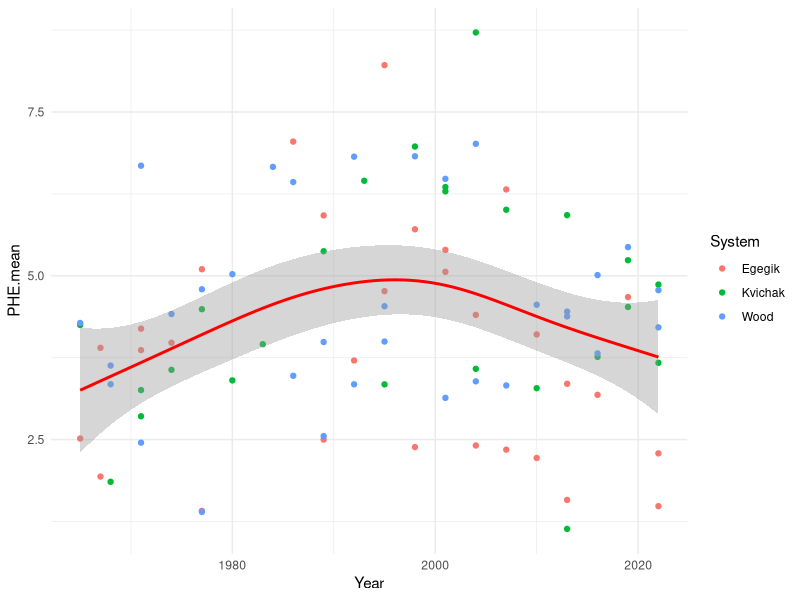
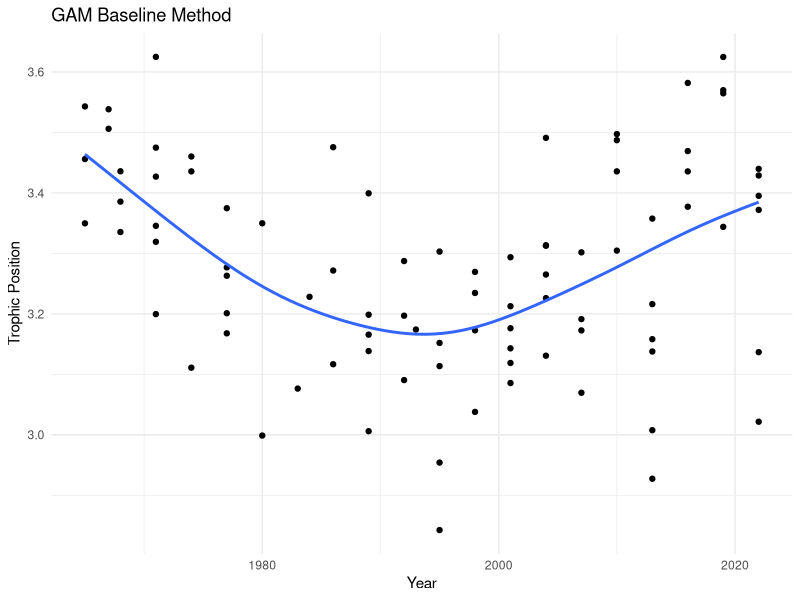
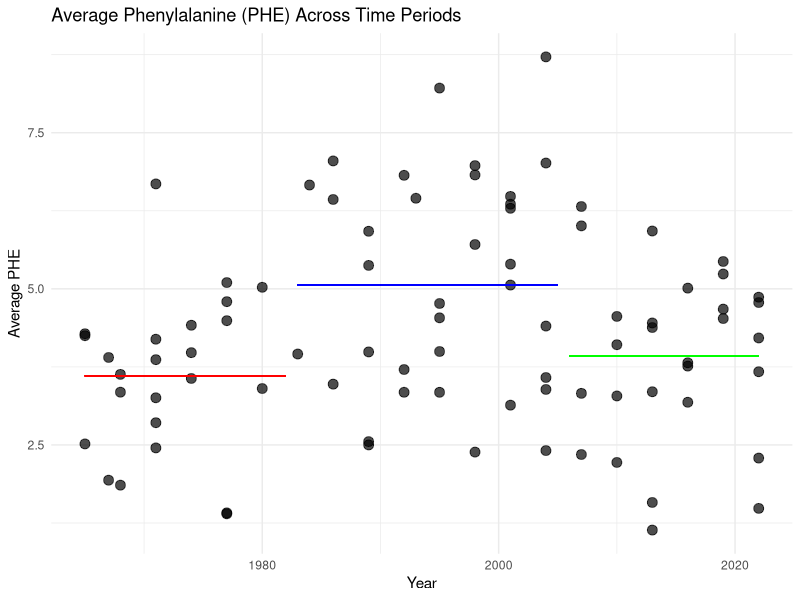
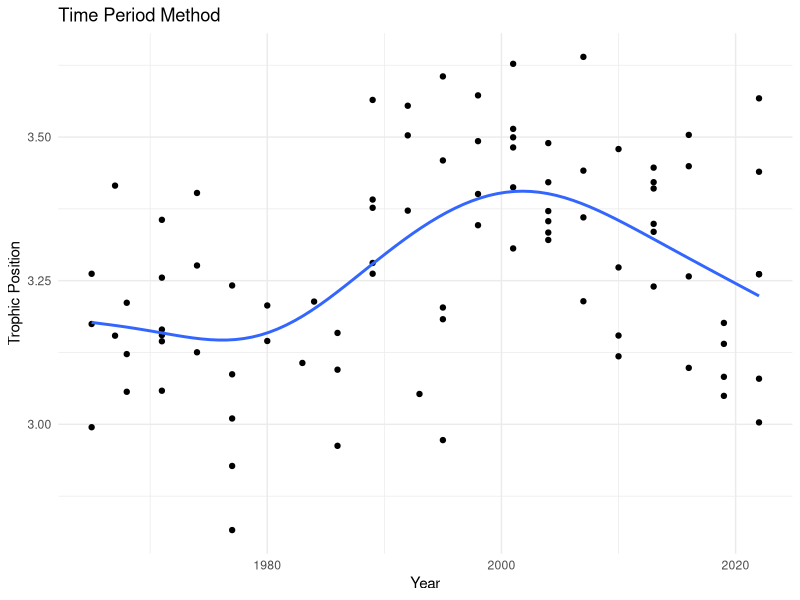
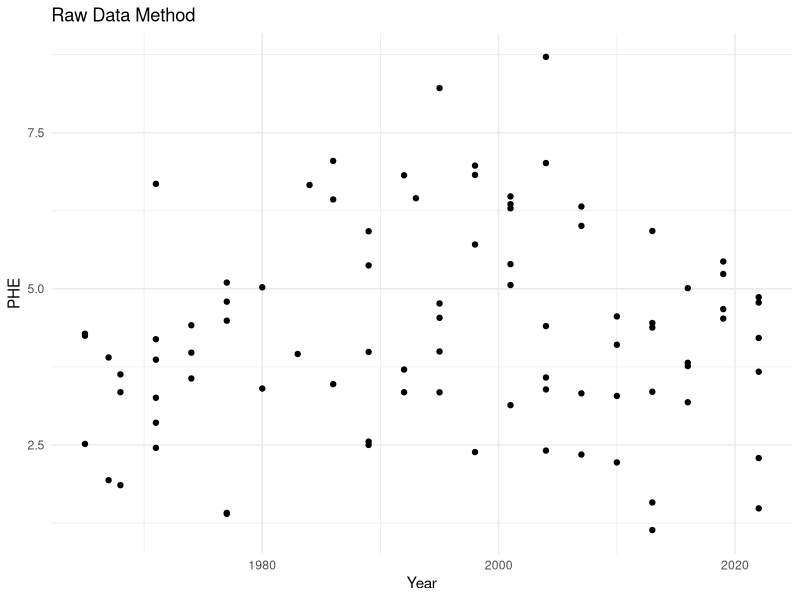
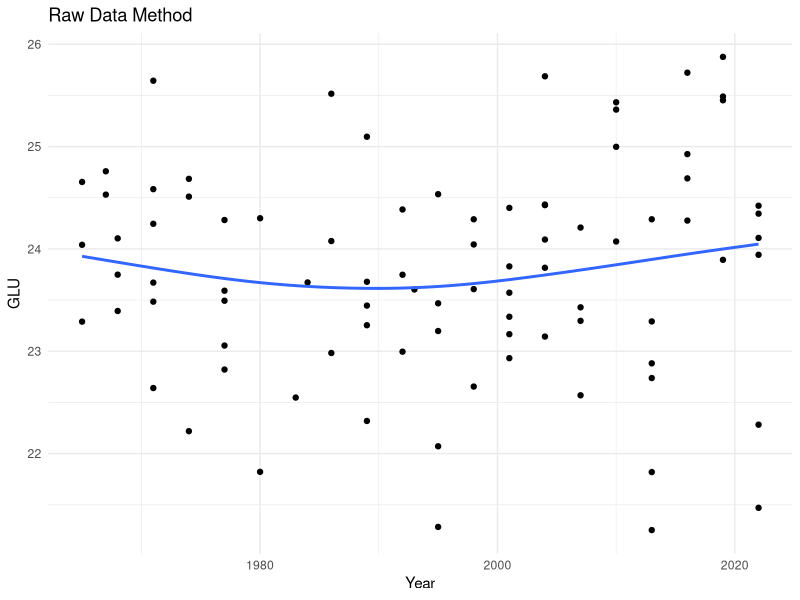
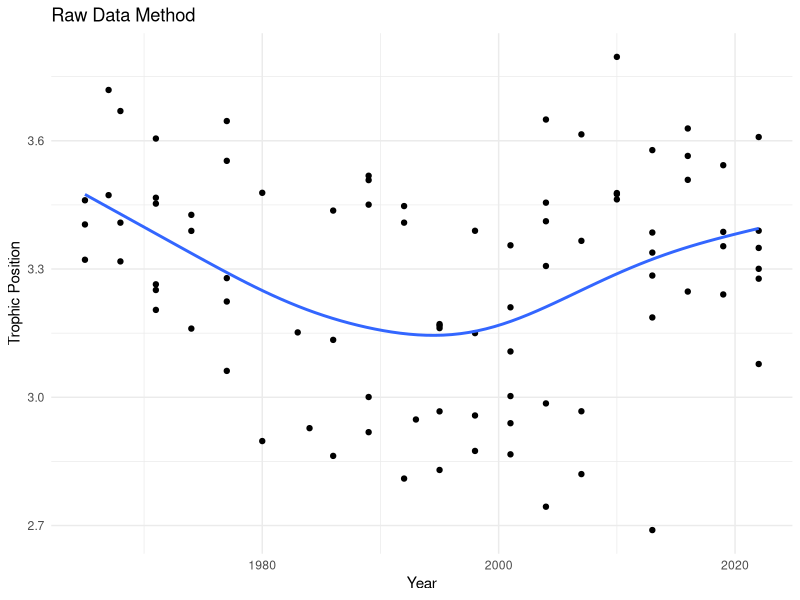
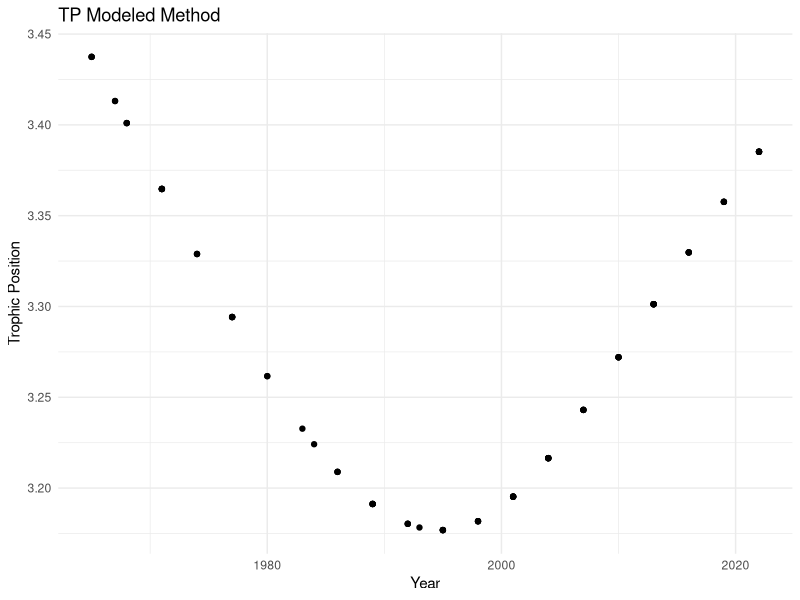

Reproduce these figures in R, in order. (Note: this script raises an error after producing the figures.)
setwd("~/Documents/GitHub/CSIA_lab_work/data/final")

# Load packages
library(tidyverse)
library(mgcv)

# Load data
data <- read.csv(file = "trophic_position.csv")

#define beta and TDF values
beta <- 3.4 #commonly used constant
TDF <- 7.06 #from Lerner et al 2020

#### GAM Method ####
# Plot of PHE with smooth GAM 
ggplot(data, aes(x = Year, y = PHE.mean, col = System)) +
  geom_point() +
  geom_smooth(method = "gam", formula = y ~ s(x), col = "red") +
  theme_minimal()

# Run GAM on PHE through time 
gam_model_phe <- gam(PHE.mean ~ s(Year), data = data) 
summary(gam_model_phe)
# Plot of TP with smooth GAM as PHE baseline
ggplot(data, aes(x = Year, y = TP.GAM.Method)) + 
  geom_point() +
  geom_smooth(method = "gam", formula = y ~ s(x), se = FALSE) +
  theme_minimal() + 
  labs(title = "GAM Baseline Method", x = "Year", y = "Trophic Position")


#### Time Period Method ####
# Average PHE for three time periods (periods based on plot)
period1 <- data[data$Year >= 1965 & data$Year <= 1982,]
period2 <- data[data$Year >= 1983 & data$Year <= 2005,]
period3 <- data[data$Year >= 2006 & data$Year <= 2022,]

# average PHE for each period
avg_phe1 <- period1$PHE.mean %>% mean(na.rm = TRUE)
avg_phe2 <- period2$PHE.mean %>% mean(na.rm = TRUE)
avg_phe3 <- period3$PHE.mean %>% mean(na.rm = TRUE)

# Plot of PHE with averages for each time period 
ggplot(data = data, aes(x = Year, y = PHE.mean)) +
  geom_point(size = 3, alpha = 0.7) +
  geom_segment(x = 1965, xend = 1982, y = avg_phe1, yend = avg_phe1, color = "red") +
  geom_segment(x = 1983, xend = 2005, y = avg_phe2, yend = avg_phe2, color = "blue") +
  geom_segment(x = 2006, xend = 2022, y = avg_phe3, yend = avg_phe3, color = "green") +
  labs(title = "Average Phenylalanine (PHE) Across Time Periods",
       x = "Year",
       y = "Average PHE") +
  theme_minimal()

# Plot of TP using average PHE baseline
ggplot(data, aes(x = Year, y = TP.Average.Method)) + 
  geom_point() +
  geom_smooth(method = "gam", formula = y ~ s(x), se = FALSE) +
  theme_minimal() + 
  labs(title = "Time Period Method", x = "Year", y = "Trophic Position")


#### Raw Data Method ####
# Plot PHE
ggplot(data, aes(Year, PHE.mean)) + 
  geom_point() + 
  theme_minimal() + 
  labs(title = "Raw Data Method", x = "Year", y = "PHE")

# Plot GLU
ggplot(data, aes(Year, GLU.mean)) + 
  geom_point() + 
  geom_smooth(method = "gam", formula = y ~ s(x), se = FALSE) +
  theme_minimal() + 
  labs(title = "Raw Data Method", x = "Year", y = "GLU")

# Plot of TP using raw data pairs as baseline
ggplot(data, aes(Year, Trophic.Position)) + 
  geom_point() + 
  geom_smooth(method = "gam", formula = y ~ s(x), se = FALSE) + 
  theme_minimal() + 
  labs(title = "Raw Data Method", x = "Year", y = "Trophic Position")


#### Modeling both PHE and GLU to predict TP ####
# Calculating GLU GAM model 
gam_model_glu <- gam(GLU.mean ~ s(Year), data = data) 
summary(gam_model_glu)

newdata.phe <- data.frame(Year = data$Year) #predict PHE from GAM
newdata.phe$PHE.predicted <- predict(gam_model_phe, newdata = newdata.phe)
newdata.glu <- data.frame(Year = data$Year) #predict PHE from GAM 
newdata.glu$GLU.predicted <- predict(gam_model_glu, newdata = newdata.glu)

# Calculate TP based on modeled PHE and modeled GLU
TP.mod.met <- 1 + ((newdata.glu$GLU.predicted - newdata.phe$PHE.predicted - beta)/TDF)

# Add to data frame 
data$TP.MOD.Method <- TP.mod.met

# Plot
ggplot(data, aes(Year, TP.MOD.Method)) + 
  geom_point() + 
  theme_minimal() + 
  labs(title = "TP Modeled Method", x = "Year", y = "Trophic Position")


# Code from Emma
#SW1 growth with associated year
ggplot(MeansdfSW1, aes(x = SW1year, y = meanSW1)) + 
  geom_point() + 
  geom_errorbar(aes(ymin = meanSW1 - seSW1, ymax = meanSW1 + seSW1)) + 
  geom_smooth(method = "gam", se = TRUE) + 
  xlab("Associated Year") + 
  ylab("Mean SW1 Growth (mm)") + 
  ggtitle("Mean SW1 Growth vs Associated Year")



